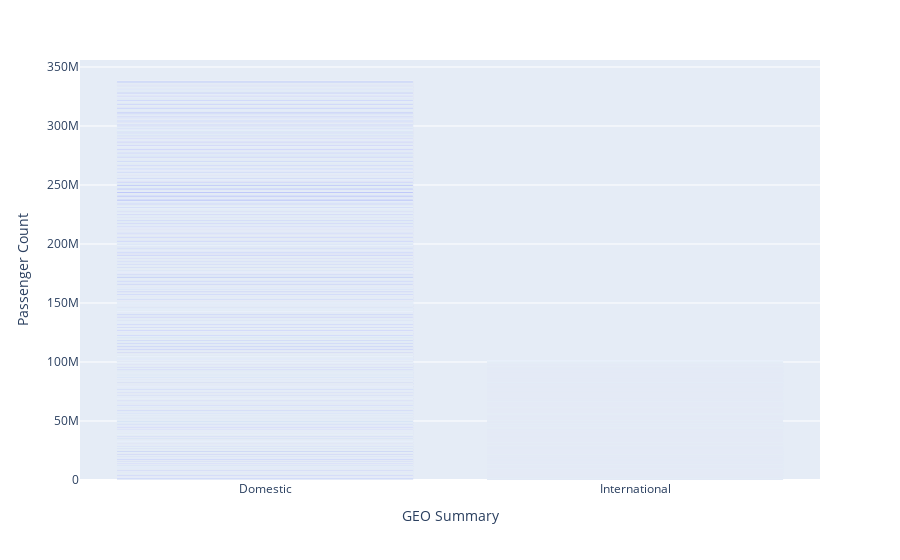

The cell this chart's notebook holds for it:
### Code cell
fig = px.bar(Air_Traffic, x='GEO Summary', y='Passenger Count')
fig.show()

### Figure 1 — Plotly figure (JSON) as saved in the notebook; plotly's stock layout.template omitted (floating-point values rounded to 4 significant figures; data arrays with more than 128 entries replaced by an {"elided": "..."} marker saying what was removed)
{"data": [{"alignmentgroup": "True", "hovertemplate": "GEO Summary=%{x}<br>Passenger Count=%{y}<extra></extra>", "legendgroup": "", "marker": {"color": "#636efa", "pattern": {"shape": ""}}, "name": "", "offsetgroup": "", "orientation": "v", "showlegend": false, "textposition": "auto", "type": "bar", "x": {"elided": "15007 str values"}, "xaxis": "x", "y": {"elided": "15007 int values"}, "yaxis": "y"}], "layout": {"barmode": "relative", "legend": {"tracegroupgap": 0}, "margin": {"t": 60}, "xaxis": {"anchor": "y", "domain": [0, 1], "title": {"text": "GEO Summary"}}, "yaxis": {"anchor": "x", "domain": [0, 1], "title": {"text": "Passenger Count"}}}}
